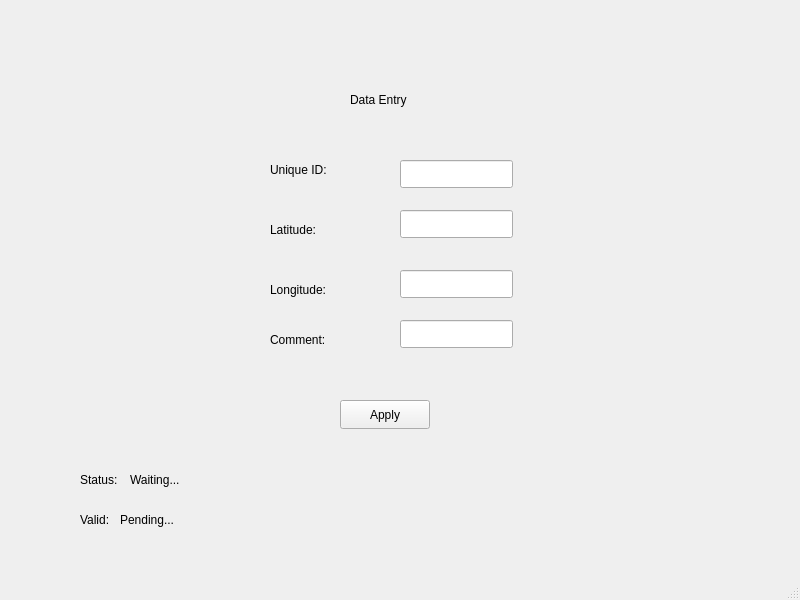
<?xml version="1.0" encoding="UTF-8"?>
<ui version="4.0">
 <class>MainWindow</class>
 <widget class="QMainWindow" name="MainWindow">
  <property name="geometry">
   <rect>
    <x>0</x>
    <y>0</y>
    <width>800</width>
    <height>600</height>
   </rect>
  </property>
  <property name="windowTitle">
   <string>MainWindow</string>
  </property>
  <widget class="QWidget" name="centralwidget">
   <widget class="QLineEdit" name="idEdit">
    <property name="geometry">
     <rect>
      <x>400</x>
      <y>160</y>
      <width>113</width>
      <height>28</height>
     </rect>
    </property>
   </widget>
   <widget class="QLineEdit" name="latEdit">
    <property name="geometry">
     <rect>
      <x>400</x>
      <y>210</y>
      <width>113</width>
      <height>28</height>
     </rect>
    </property>
   </widget>
   <widget class="QLineEdit" name="longEdit">
    <property name="geometry">
     <rect>
      <x>400</x>
      <y>270</y>
      <width>113</width>
      <height>28</height>
     </rect>
    </property>
   </widget>
   <widget class="QLineEdit" name="commentEdit">
    <property name="geometry">
     <rect>
      <x>400</x>
      <y>320</y>
      <width>113</width>
      <height>28</height>
     </rect>
    </property>
   </widget>
   <widget class="QLabel" name="idLabel">
    <property name="geometry">
     <rect>
      <x>270</x>
      <y>160</y>
      <width>63</width>
      <height>20</height>
     </rect>
    </property>
    <property name="text">
     <string>Unique ID:</string>
    </property>
   </widget>
   <widget class="QLabel" name="latLabel">
    <property name="geometry">
     <rect>
      <x>270</x>
      <y>220</y>
      <width>63</width>
      <height>20</height>
     </rect>
    </property>
    <property name="text">
     <string>Latitude:</string>
    </property>
    <property name="scaledContents">
     <bool>false</bool>
    </property>
    <property name="wordWrap">
     <bool>false</bool>
    </property>
   </widget>
   <widget class="QLabel" name="longLabel">
    <property name="geometry">
     <rect>
      <x>270</x>
      <y>280</y>
      <width>63</width>
      <height>20</height>
     </rect>
    </property>
    <property name="text">
     <string>Longitude:</string>
    </property>
   </widget>
   <widget class="QLabel" name="commentLabel">
    <property name="geometry">
     <rect>
      <x>270</x>
      <y>330</y>
      <width>63</width>
      <height>20</height>
     </rect>
    </property>
    <property name="text">
     <string>Comment:</string>
    </property>
   </widget>
   <widget class="QPushButton" name="applyButton">
    <property name="geometry">
     <rect>
      <x>340</x>
      <y>400</y>
      <width>90</width>
      <height>29</height>
     </rect>
    </property>
    <property name="text">
     <string>Apply</string>
    </property>
   </widget>
   <widget class="QLabel" name="titleLabel">
    <property name="geometry">
     <rect>
      <x>350</x>
      <y>90</y>
      <width>63</width>
      <height>20</height>
     </rect>
    </property>
    <property name="text">
     <string>Data Entry</string>
    </property>
   </widget>
   <widget class="QLabel" name="statusEditLabel">
    <property name="geometry">
     <rect>
      <x>130</x>
      <y>470</y>
      <width>621</width>
      <height>20</height>
     </rect>
    </property>
    <property name="text">
     <string>Waiting...</string>
    </property>
   </widget>
   <widget class="QLabel" name="statusLabel">
    <property name="geometry">
     <rect>
      <x>80</x>
      <y>470</y>
      <width>63</width>
      <height>20</height>
     </rect>
    </property>
    <property name="text">
     <string>Status:</string>
    </property>
   </widget>
   <widget class="QLabel" name="validLabel">
    <property name="geometry">
     <rect>
      <x>80</x>
      <y>510</y>
      <width>63</width>
      <height>20</height>
     </rect>
    </property>
    <property name="text">
     <string>Valid:</string>
    </property>
   </widget>
   <widget class="QLabel" name="validEditLabel">
    <property name="geometry">
     <rect>
      <x>120</x>
      <y>510</y>
      <width>63</width>
      <height>20</height>
     </rect>
    </property>
    <property name="text">
     <string>Pending...</string>
    </property>
   </widget>
  </widget>
  <widget class="QMenuBar" name="menubar">
   <property name="geometry">
    <rect>
     <x>0</x>
     <y>0</y>
     <width>800</width>
     <height>25</height>
    </rect>
   </property>
  </widget>
  <widget class="QStatusBar" name="statusbar"/>
 </widget>
 <resources/>
 <connections/>
</ui>
